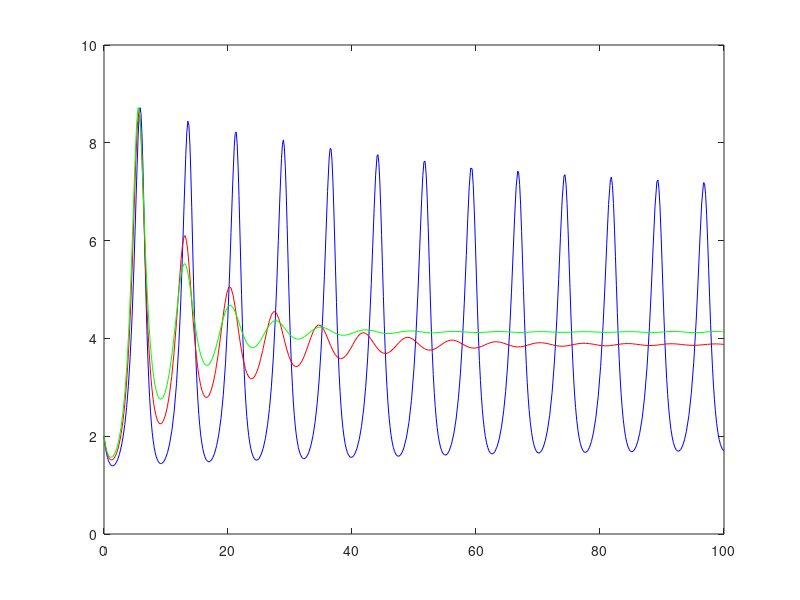

This figure's MATLAB source: (Note: this script raises an error after producing the figure.)
function model
[T,Y]   = ode45(@Bqfun1,[0 100],[2 2]);
[T1,Y1] = ode45(@Bqfun2,[0 100],[2 2]);
[T2,Y2] = ode45(@Bqfun3,[0 100],[2 2]);

plot (T,Y(:,1),'b',T1,Y1(:,1),'r',T2,Y2(:,1),'g');
h=legend('b = 0.03','b = 0.07','b = 0.09',3)
xlabel('t');
ylabel('x');

function dy1 = Bqfun1(t,y)
dy1 = zeros(2,1);
r=2; K=50; theta=4; alpha=0.7; a=0.04; b=0.03; delta0=1; delta1=.3; c=0.7;
dy1=[(r*y(1)*(1-(y(1)/K))*((y(1))/(y(1)+theta))-(alpha*y(1)*y(2)/((1+a*y(1)+b*y(2)))))
    ((c*alpha*y(1)*y(2)/((1+a*y(1)+b*y(2))))-delta0*y(2)-delta1*y(2)*y(2))]

function dy2 = Bqfun2(t,y)
dy2 = zeros(2,1);
r=2; K=50; theta=4; alpha=0.7; a=0.04; b=0.07; delta0=1; delta1=.3; c=0.7;
dy2=[(r*y(1)*(1-(y(1)/K))*((y(1))/(y(1)+theta))-(alpha*y(1)*y(2)/((1+a*y(1)+b*y(2)))))
    ((c*alpha*y(1)*y(2)/((1+a*y(1)+b*y(2))))-delta0*y(2)-delta1*y(2)*y(2))]

function dy3 = Bqfun3(t,y)
dy3 = zeros(2,1);
r=2; K=50; theta=4; alpha=0.7; a=0.04; b=0.09; delta0=1; delta1=.3; c=0.7;
dy3=[(r*y(1)*(1-(y(1)/K))*((y(1))/(y(1)+theta))-(alpha*y(1)*y(2)/((1+a*y(1)+b*y(2)))))
    ((c*alpha*y(1)*y(2)/((1+a*y(1)+b*y(2))))-delta0*y(2)-delta1*y(2)*y(2))]
